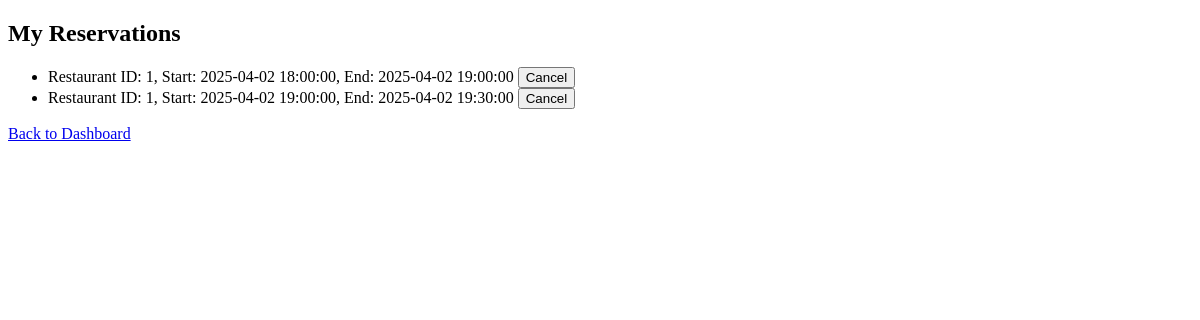
/reservations (signed in), run on an earlier commit of the app's database.
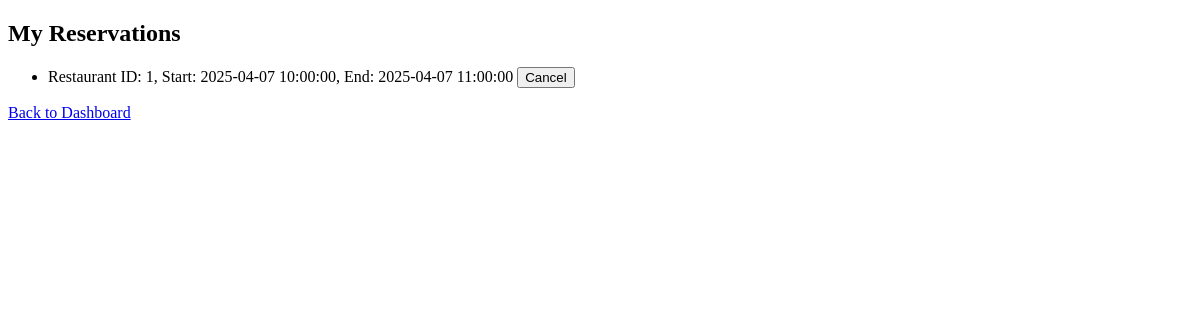
And on a later commit of the database.
### app/models/reservation.py (models this page shows)
class Reservation(Base):
    __tablename__ = "reservations"
    id = Column(Integer, primary_key=True, index=True)
    restaurant_id = Column(Integer, ForeignKey("restaurants.id"), nullable=False)
    client_id = Column(Integer, ForeignKey("users.id"), nullable=False)
    table_number = Column(Integer, nullable=False)
    start_time = Column(DateTime, nullable=False)
    end_time = Column(DateTime, nullable=False)

### app/api/views.py (the view)
@router.get("/reservations", response_class=HTMLResponse)
def view_reservations(request: Request, db: Session = Depends(get_db)):
    user = get_current_user_from_session(request, db)
    if user.role == "client":
        reservations = db.query(Reservation).filter(Reservation.client_id == user.id).all()
        return templates.TemplateResponse("my_reservations.html",
                                          {"request": request, "user": user, "reservations": reservations})
    elif user.role == "host":
        restaurants = db.query(Restaurant).filter(Restaurant.owner_id == user.id).all()
        reservations = []
        for r in restaurants:
            res_list = db.query(Reservation).filter(Reservation.restaurant_id == r.id).all()
            for res in res_list:
                client = db.query(User).filter(User.id == res.client_id).first()
                reservations.append({"reservation": res, "restaurant": r, "client": client})
        return templates.TemplateResponse("host_reservations.html",
                                          {"request": request, "user": user, "reservations": reservations})
    else:
        raise HTTPException(status_code=400, detail="Invalid role.")

### app/templates/my_reservations.html (shortened to what this page needs)
<!DOCTYPE html>
<html>
<head>
</head>
<body>
    <h2>My Reservations</h2>
    <ul>
    {% for reservation in reservations %}
        <li>
            Restaurant ID: {{ reservation.restaurant_id }},
            Start: {{ reservation.start_time }},
            End: {{ reservation.end_time }}
            <form action="/reservation/cancel/{{ reservation.id }}" method="post" style="display:inline;">
                <button type="submit">Cancel</button>
            </form>
        </li>
    {% endfor %}
    </ul>
    <a href="/dashboard">Back to Dashboard</a>
</body>
</html>

What changed in the data, as far as the page shows it:
removed Reservation: restaurant_id "1", start_time "2025-04-02 18:00:00", end_time "2025-04-02 19:00:00"
removed Reservation: restaurant_id "1", start_time "2025-04-02 19:00:00", end_time "2025-04-02 19:30:00"
added Reservation: restaurant_id "1", start_time "2025-04-07 10:00:00", end_time "2025-04-07 11:00:00"
